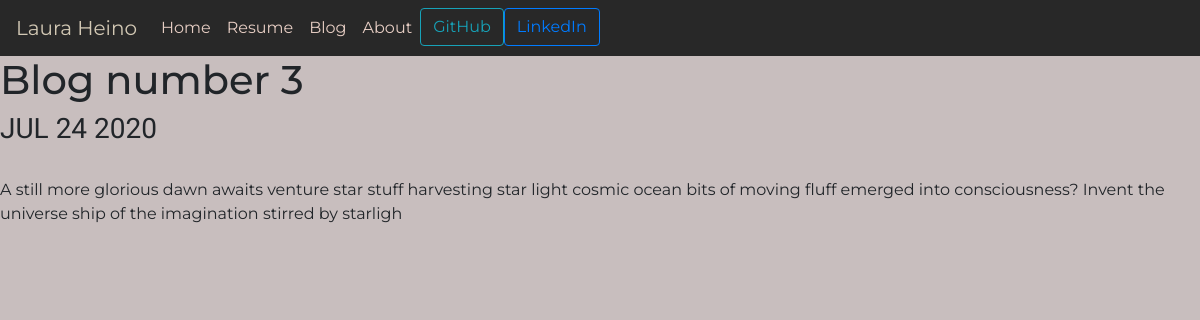
Page /blog/3/ on the committed database.
### blog/models.py (models this page shows)
class Blog(models.Model):
    title = models.CharField(max_length=100)
    description = models.TextField(max_length=500)
    date = models.DateField()

### blog/views.py (the view)
# urls.py: path('<int:blog_id>/', views.detail, name='detail'),
def detail(request, blog_id):
    blog = get_object_or_404(Blog, pk=blog_id)
    return render(request, 'blog/detail.html', {'blog':blog})

### blog/templates/blog/detail.html
{% extends 'portfolio/base.html' %}
{% block content %}
<h1>{{ blog.title }}</h1>
<h3>{{ blog.date|date:'M d Y'|upper }}</h3>
<br>
<p>{{ blog.description }}</p>
{% endblock %}

### portfolio/static/portfolio/custom.css (style rules this page uses)
body { font-family: Montserrat; background-color: rgb(200, 190, 190); }
h2, h3 { font-family: Dosis; }

### rows in the picture
Blog: title "Blog number 3", date "JUL 24 2020", description "A still more glorious dawn awaits venture star stuff harvesting star light cosmic ocean bits of moving fluff emerged into consciousness? Invent the universe ship of the imagination stirred by starligh"
